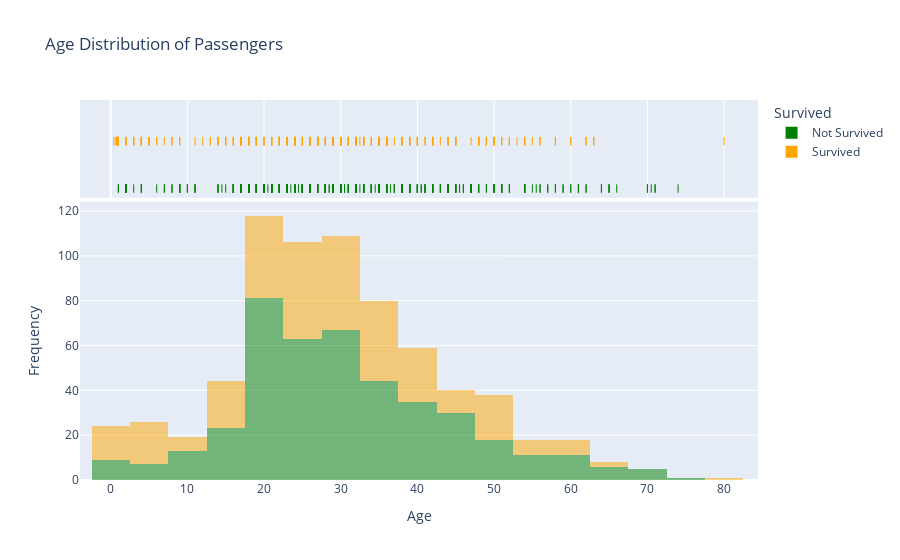

Notebook cell for this chart:
### Code cell
fig = px.histogram(
    titanic,
    x = 'age',
    nbins = 30,
    marginal = 'rug',
    title = 'Age Distribution of Passengers',
    color = 'survived',
    color_discrete_sequence = ['green', 'orange'],
    opacity = 0.5
)

fig.update_layout(
        xaxis_title="Age",
    yaxis_title="Frequency",
    legend_title="Survived"
)

fig.for_each_trace(
    lambda trace: trace.update(name = "Survived" if trace.name == "1" else "Not Survived")
)

fig.show()

### Figure 1 — Plotly figure (JSON) as saved in the notebook; plotly's stock layout.template omitted (floating-point values rounded to 4 significant figures; data arrays with more than 128 entries replaced by an {"elided": "..."} marker saying what was removed)
{"data": [{"bingroup": "x", "hovertemplate": "survived=0<br>age=%{x}<br>count=%{y}<extra></extra>", "legendgroup": "0", "marker": {"color": "green", "opacity": 0.5, "pattern": {"shape": ""}}, "name": "Not Survived", "nbinsx": 30, "orientation": "v", "showlegend": true, "type": "histogram", "x": {"elided": "549 float values"}, "xaxis": "x", "yaxis": "y"}, {"boxpoints": "all", "fillcolor": "rgba(255,255,255,0)", "hoveron": "points", "hovertemplate": "survived=0<br>age=%{x}<extra></extra>", "jitter": 0, "legendgroup": "0", "line": {"color": "rgba(255,255,255,0)"}, "marker": {"color": "green", "symbol": "line-ns-open"}, "name": "Not Survived", "showlegend": false, "type": "box", "x": {"elided": "549 float values"}, "xaxis": "x2", "yaxis": "y2"}, {"bingroup": "x", "hovertemplate": "survived=1<br>age=%{x}<br>count=%{y}<extra></extra>", "legendgroup": "1", "marker": {"color": "orange", "opacity": 0.5, "pattern": {"shape": ""}}, "name": "Survived", "nbinsx": 30, "orientation": "v", "showlegend": true, "type": "histogram", "x": {"elided": "342 float values"}, "xaxis": "x", "yaxis": "y"}, {"boxpoints": "all", "fillcolor": "rgba(255,255,255,0)", "hoveron": "points", "hovertemplate": "survived=1<br>age=%{x}<extra></extra>", "jitter": 0, "legendgroup": "1", "line": {"color": "rgba(255,255,255,0)"}, "marker": {"color": "orange", "symbol": "line-ns-open"}, "name": "Survived", "showlegend": false, "type": "box", "x": {"elided": "342 float values"}, "xaxis": "x2", "yaxis": "y2"}], "layout": {"barmode": "relative", "legend": {"title": {"text": "Survived"}, "tracegroupgap": 0}, "title": {"text": "Age Distribution of Passengers"}, "xaxis": {"anchor": "y", "domain": [0, 1], "title": {"text": "Age"}}, "xaxis2": {"anchor": "y2", "domain": [0, 1], "matches": "x", "showgrid": true, "showticklabels": false}, "yaxis": {"anchor": "x", "domain": [0, 0.7326], "title": {"text": "Frequency"}}, "yaxis2": {"anchor": "x2", "domain": [0.7426, 1], "matches": "y2", "showgrid": false, "showline": false, "showticklabels": false, "ticks": ""}}}
